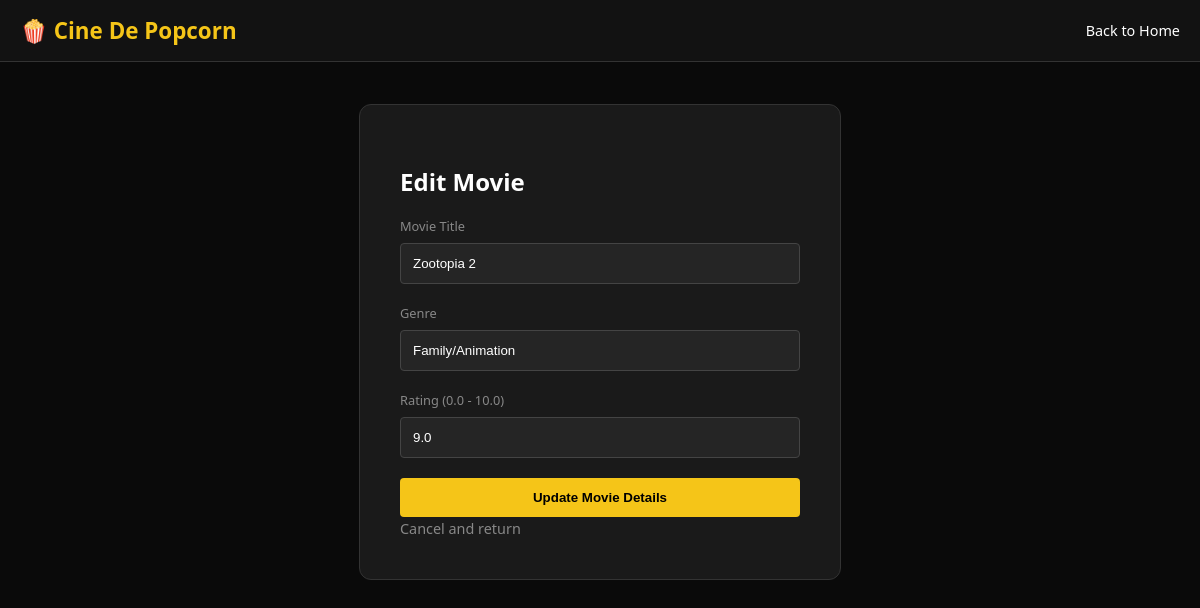
/edit.php?id=2 (signed in), run on the app's committed database.
### tables this page shows
CREATE TABLE `movies` (
  `id` int(11) NOT NULL,
  `title` varchar(100) NOT NULL,
  `genre` varchar(50) DEFAULT NULL,
  `rating` decimal(3,1) DEFAULT NULL,
  `release_year` int(4) DEFAULT NULL,
  `description` text DEFAULT NULL,
  `casting` text DEFAULT NULL,
  `poster_path` varchar(255) DEFAULT NULL,
  `created_at` timestamp NOT NULL DEFAULT current_timestamp()
);

### public/edit.php (the view, shortened to what this page needs)
<?php
require_once '../config/db.php';
$id = $_GET['id'] ?? null;
$stmt = $pdo->prepare("SELECT * FROM movies WHERE id = ?");
$stmt->execute([$id]);
$movie = $stmt->fetch();
?>
<!DOCTYPE html>
<html lang="en">
<head>
    <link rel="stylesheet" href="style.css">
</head>
<body>
    <nav class="navbar">
        <div class="nav-container">
            <a href="index.php" class="logo">🍿 Cine De Popcorn</a>
            <div class="nav-links">
                <a href="index.php">Back to Home</a>
            </div>
        </div>
    </nav>
    <div class="auth-wrapper">
        <div class="auth-card">
            <h2>Edit Movie</h2>
            <form method="POST" class="vertical-form">
                <div class="form-group">
                    <label>Movie Title</label>
                    <input type="text" name="title" value="<?php echo htmlspecialchars($movie['title']); ?>" required>
                </div>
                <div class="form-group">
                    <label>Genre</label>
                    <input type="text" name="genre" value="<?php echo htmlspecialchars($movie['genre']); ?>" required>
                </div>
                <div class="form-group">
                    <label>Rating (0.0 - 10.0)</label>
                    <input type="number" name="rating" step="0.1" min="0" max="10" value="<?php echo $movie['rating']; ?>" required>
                </div>
                <button type="submit" class="auth-btn">Update Movie Details</button>
            </form>
            <div class="auth-footer">
                <a href="index.php" style="color: #888; text-decoration: none; font-size: 0.9rem;">Cancel and return</a>
            </div>
        </div>
    </div>
</body>
</html>

### public/style.css (style rules this page uses)
:root { --bg-black: #0a0a0a; --nav-gray: #121212; --card-gray: #1a1a1a; --accent: #f5c518; --text-white: #ffffff; --text-muted: #888; }
body { margin: 0; font-family: 'Segoe UI', Roboto, Helvetica, Arial, sans-serif; background-color: var(--bg-black); color: var(--text-white); }
.navbar { background-color: var(--nav-gray); padding: 15px 0; border-bottom: 1px solid #333; position: sticky; top: 0; z-index: 1000; }
.nav-container { max-width: 1200px; margin: 0 auto; display: flex; justify-content: space-between; align-items: center; padding: 0 20px; }
.logo { color: var(--accent); font-size: 1.4rem; font-weight: bold; text-decoration: none; }
.nav-links { display: flex; gap: 20px; align-items: center; }
.nav-links a { color: white; text-decoration: none; font-size: 0.9rem; }
.auth-wrapper { display: flex; justify-content: center; align-items: center; min-height: 70vh; }
.auth-card { background: var(--card-gray); padding: 40px; border-radius: 12px; width: 100%; max-width: 400px; border: 1px solid #333; }
.form-group { margin-bottom: 20px; }
.form-group label { display: block; margin-bottom: 8px; color: var(--text-muted); font-size: 0.8rem; }
.form-group input, .form-group textarea { width: 100%; padding: 12px; background: #252525; border: 1px solid #444; color: white; border-radius: 4px; box-sizing: border-box; }
.auth-btn { width: 100%; background: var(--accent); color: black; border: none; padding: 12px; font-weight: bold; border-radius: 4px; cursor: pointer; }

### data on the page
movies: title "Zootopia 2", genre "Family/Animation", rating "9.0"
